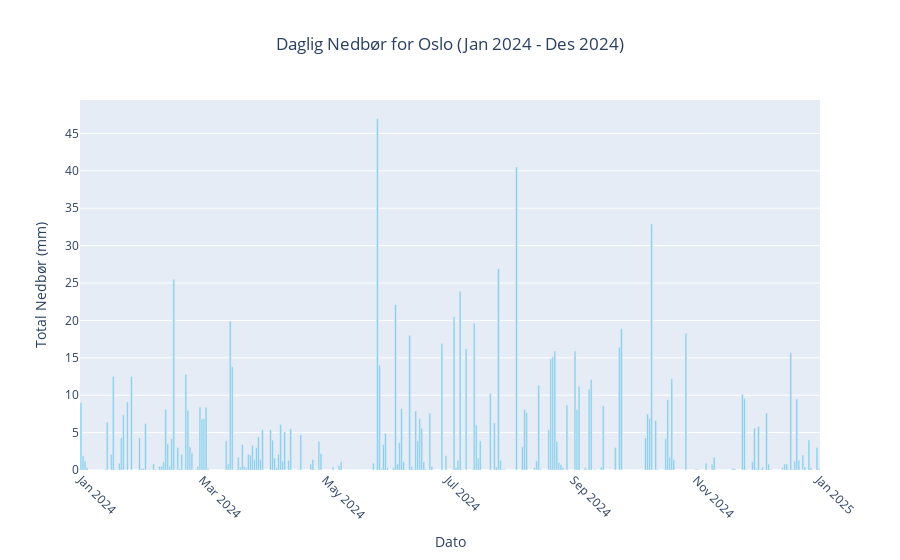

Notebook cell for this chart:
### Code cell
def plot_nedbør_bar(city_name, file_path):
    
    city_data, error = gjør_klar_data(city_name, file_path)
    if error:
        print(error)
        return None
    
    # Beregner nedbør per dag for å gjøre grafen smoothere
    city_data['Date'] = city_data['Tid(norsk normaltid)'].dt.date
    daily_precip = city_data.groupby('Date')['Nedbør (1 t)'].sum().reset_index()
    daily_precip['Date'] = pd.to_datetime(daily_precip['Date'])
    
    # Prøver å lage en bar plot med Plotly
    fig = px.bar(daily_precip, x='Date', y='Nedbør (1 t)', 
                 title=f'Daglig Nedbør for {city_name} (Jan 2024 - Des 2024)',
                 labels={'Date': 'Dato', 'Nedbør (1 t)': 'Total Nedbør (mm)'},
                 color_discrete_sequence=['skyblue'])
    
    # Formetterer plottet
    fig.update_layout(
        xaxis_title="Dato",
        yaxis_title="Total Nedbør (mm)",
        xaxis_tickangle=45,
        showlegend=False,
        title_x=0.5,  # Sentrer tittelen
        bargap=0.1  
    )
    
    fig.show()


plot_nedbør_bar(city_name, filepath)

### Figure 1 — Plotly figure (JSON) as saved in the notebook; plotly's stock layout.template omitted (floating-point values rounded to 4 significant figures; data arrays with more than 128 entries replaced by an {"elided": "..."} marker saying what was removed)
{"data": [{"hovertemplate": "Dato=%{x}<br>Total Nedbør (mm)=%{y}<extra></extra>", "legendgroup": "", "marker": {"color": "skyblue", "pattern": {"shape": ""}}, "name": "", "orientation": "v", "showlegend": false, "textposition": "auto", "type": "bar", "x": {"elided": "367 str values"}, "xaxis": "x", "y": {"elided": "367 float values"}, "yaxis": "y"}], "layout": {"bargap": 0.1, "barmode": "relative", "legend": {"tracegroupgap": 0}, "showlegend": false, "title": {"text": "Daglig Nedbør for Oslo (Jan 2024 - Des 2024)", "x": 0.5}, "xaxis": {"anchor": "y", "domain": [0, 1], "tickangle": 45, "title": {"text": "Dato"}}, "yaxis": {"anchor": "x", "domain": [0, 1], "title": {"text": "Total Nedbør (mm)"}}}}
